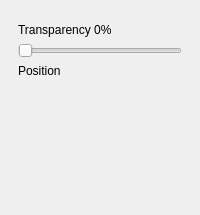
     <widget class="QWidget" name="widgetPage5">
      <layout class="QVBoxLayout" name="verticalLayout_13">
       <property name="leftMargin">
        <number>18</number>
       </property>
       <property name="rightMargin">
        <number>18</number>
       </property>
       <item>
        <widget class="scopy::gui::MenuHeader" name="widgetCursorsMenuHeader" native="true"/>
       </item>
       <item>
        <widget class="scopy::gui::SubsectionSeparator" name="widgetCursorReadoutsSubsSep" native="true"/>
       </item>
       <item>
        <widget class="QLabel" name="lblTrans">
         <property name="text">
          <string>Transparency 0%</string>
         </property>
        </widget>
       </item>
       <item>
        <widget class="QSlider" name="hSlider">
         <property name="maximum">
          <number>100</number>
         </property>
         <property name="orientation">
          <enum>Qt::Horizontal</enum>
         </property>
        </widget>
       </item>
       <item>
        <widget class="QLabel" name="lbl_9">
         <property name="text">
          <string>Position</string>
         </property>
        </widget>
       </item>
       <item>
        <layout class="QHBoxLayout" name="hLayout_11">
         <property name="bottomMargin">
          <number>0</number>
         </property>
         <item>
          <widget class="scopy::gui::CustomPlotPositionButton" name="btnPosSelect" native="true">
           <property name="sizePolicy">
            <sizepolicy hsizetype="Fixed" vsizetype="Fixed">
             <horstretch>0</horstretch>
             <verstretch>0</verstretch>
            </sizepolicy>
           </property>
           <property name="minimumSize">
            <size>
             <width>80</width>
             <height>80</height>
            </size>
           </property>
          </widget>
         </item>
         <item>
          <spacer name="hSpacer_5">
           <property name="orientation">
            <enum>Qt::Horizontal</enum>
           </property>
           <property name="sizeHint" stdset="0">
            <size>
             <width>40</width>
             <height>20</height>
            </size>
           </property>
          </spacer>
         </item>
        </layout>
       </item>
       <item>
        <spacer name="vSpacer_8">
         <property name="orientation">
          <enum>Qt::Vertical</enum>
         </property>
         <property name="sizeHint" stdset="0">
          <size>
           <width>20</width>
           <height>40</height>
          </size>
         </property>
        </spacer>
       </item>
      </layout>
     </widget>
